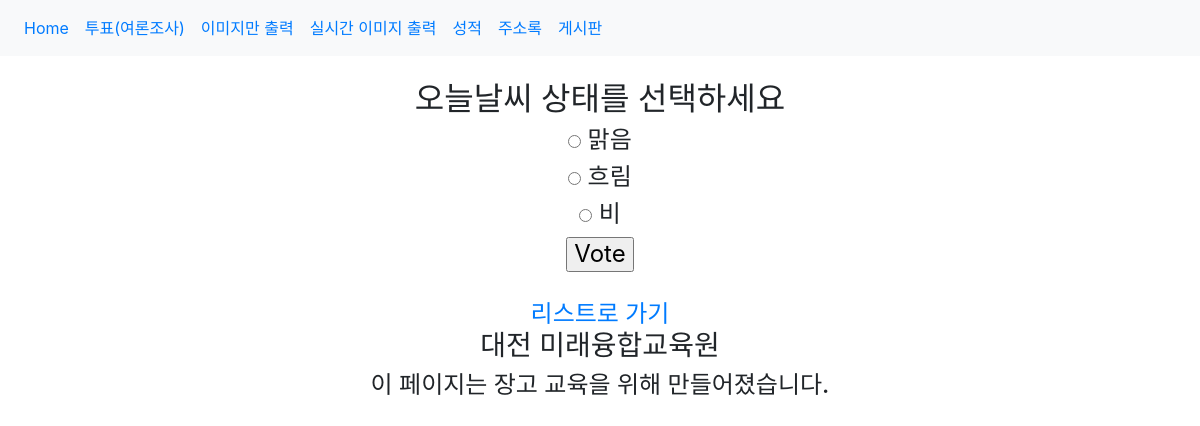
The page /polls/1/ on the database its author committed.
### polls/models.py (models this page shows, shortened)
class Question(models.Model):   # 질문 테이블
    question_text = models.CharField(max_length=200)    # 문자열 (필드 이름과 매핑)
    pub_date = models.DateTimeField('date published')   # 자동으로 필드를 채움.

class Choice(models.Model):     # 응답
    question = models.ForeignKey(
        'Question', on_delete= models.CASCADE,     # 질문이 지워질 때 함께 지우라는 의미
    )
    choice_text = models.CharField(max_length=200)  # 질문에 대한 선택
    votes = models.IntegerField(default=0)          # 몇 번을 투표했는지?

### polls/views.py (the view)
# urls.py: path('<int:question_id>/', views.detail, name='detail'),  # 내부에서 사용하는 이름
def detail(request, question_id):
    question = get_object_or_404(Question, pk=question_id)
    return render(request, 'polls/detail.html', {'question': question})

### polls/templates/polls/detail.html (shortened to what this page needs)
{% extends "base.html" %}
{% load static %}
{% block explain_contents %}
<center>
    <h2>{{ question.question_text }}</h2>
    <h4>
        <form action="{% url 'polls:vote' question.id %}" method="post">
        {% for choice in question.choice_set.all %}
            <input type="radio" name="choice" id="choice{{ forloop.counter }}"
                value="{{ choice.id }}" />
            <label for="choice{{ forloop.counter }}">{{ choice.choice_text }}</label><br />
        {% endfor %}
        <input type="submit" value="Vote" />
    </form>
    <br>
    <a href="{% url 'polls:index' %}"> 리스트로 가기 </a>
    <br>
    {% endblock explain_contents %}

### rows shown on the page
Question: question_text "오늘날씨 상태를 선택하세요"
Choice: choice_text "맑음"
Choice: choice_text "흐림"
Choice: choice_text "비"
